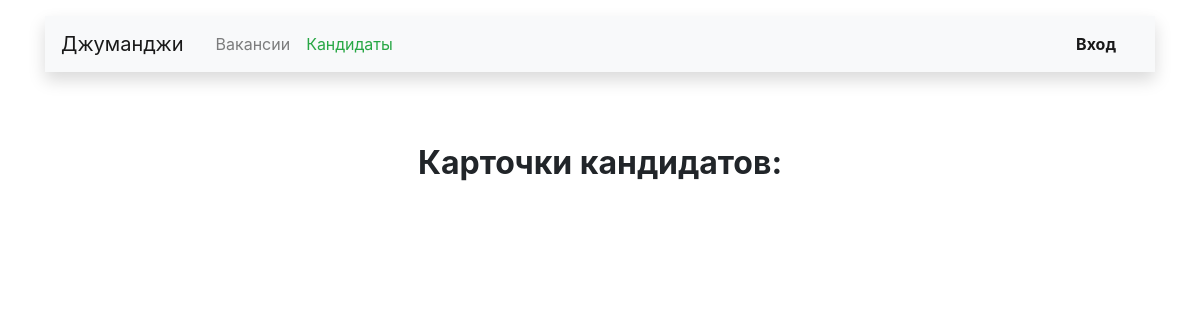
The page /resume/ on the database as committed earlier.
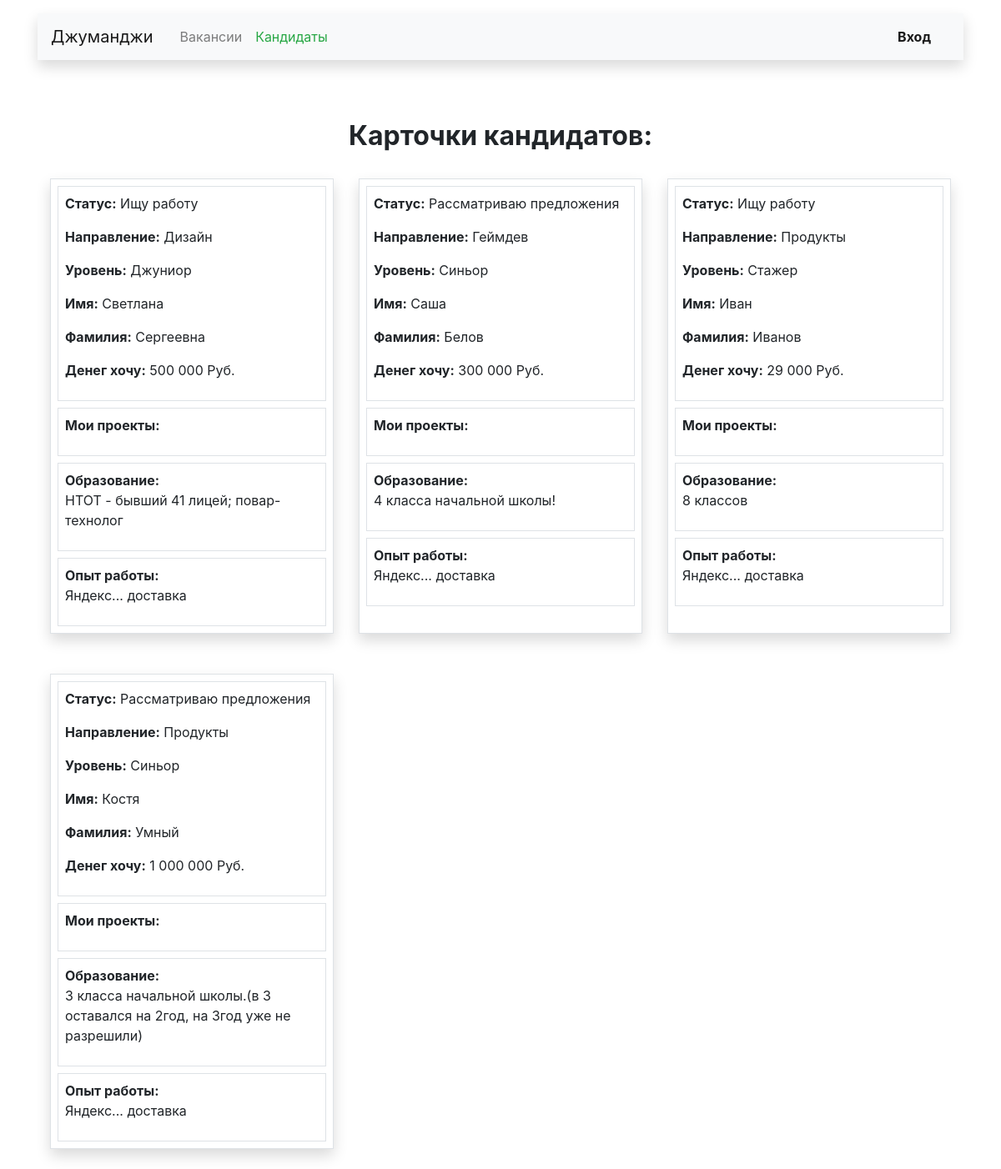
The same page on the database as committed later.
### main/models.py (models this page shows, shortened)
class Resume(models.Model):
    class Status(models.TextChoices):
        MAX_ACTIVE = 'max_active', 'Ищу работу'
        ACTIVE = 'active', 'Рассматриваю предложения'
        NON_ACTIVE = 'non_active', 'Не ищу работу'
    class Grade(models.TextChoices):
        INTERN = 'intern', 'Стажер'
        JUNIOR = 'Junior', 'Джуниор'
        MIDDLE = 'middle', 'Миддл'
        SENIOR = 'senior', 'Синьор'
        LID = 'lid', 'Лид'
    user = models.OneToOneField(
        User,
        on_delete=models.CASCADE,
        related_name='my_resume',
        verbose_name='Резюме',
    )
    name = models.CharField(max_length=80, verbose_name='Имя')
    surname = models.CharField(max_length=80, verbose_name='Фамилия')
    status = models.CharField(
        max_length=26,
        choices=Status.choices,
        default=Status.MAX_ACTIVE,
        verbose_name='Готовность к работе',
    )
    salary = models.IntegerField(default=1, verbose_name='Вознаграждение')
    specialty = models.ForeignKey(
        Specialty,
        on_delete=models.CASCADE,
        to_field="code",
        related_name="resume",
        verbose_name='Специализация',
    )
    grade = models.CharField(
        max_length=20,
        choices=Grade.choices,
        default=Grade.MIDDLE,
        verbose_name='Квалификация',
    )
    education = models.TextField(
        blank=True,
        default='4 класса начальной школы.',
        verbose_name='Образование',
    )
    experience = models.TextField(
        blank=True,
        default='Яндекс...  доставка',
        verbose_name='Опыт работы',
    )
    portfolio = models.URLField(
        blank=True,
        max_length=120,
        verbose_name='Портфолио',
    )
    class Meta:
        verbose_name = 'Резюме'
        verbose_name_plural = verbose_name

class Specialty(models.Model):
    code = models.CharField(max_length=30, unique=True, verbose_name='Код')
    title = models.CharField(max_length=30, verbose_name='Направление')
    picture = models.ImageField(
        upload_to='specialties',
        default='https://place-hold.it/100x60',
        blank=True,
        verbose_name='Картинка',
    )
    def __str__(self):
        return self.title
    class Meta:
        verbose_name = 'Специализацию'
        verbose_name_plural = 'Специализации'

### main/views/myresume.py (the view)
# urls.py: path('resume/', myresume_views.AllResumeView.as_view(), name='all_resume'),
class AllResumeView(ListView):
    model = Resume
    template_name = 'main/myresume/view_all_resume.html'
    def get_queryset(self):
        return super().get_queryset().select_related('specialty')

### main/templates/main/myresume/view_all_resume.html (shortened to what this page needs)
{% extends 'main/main_layout.html' %}
{% load humanize %}
{% block custom_body %}
    <main class="container mt-3">
        <section>
            <h2 class="h2 text-center mx-auto mt-4 pt-5">
                <strong>Карточки кандидатов:</strong>
            </h2>
            <div class="d-flex mx-auto row">
                {% for object in object_list %}
                    <div class="my-4 col-lg-4 col-md-6 col-sm-12">
                        <div class="p-2 border shadow h-100">
                            <div class="p-2 border mb-2">
                                <p class=""><b>Статус:</b> {{ object.get_status_display }}</p>
                                <p class=""><b>Направление:</b> {{ object.specialty }}</p>
                                <p class=""><b>Уровень:</b> {{ object.get_grade_display }}</p>
                                <p class=""><b>Имя:</b> {{ object.name }}</p>
                                <p class=""><b>Фамилия:</b> {{ object.surname }}</p>
                                <p class=""><b>Денег хочу:</b> {{ object.salary | intcomma }} Руб.</p>
                            </div>
                            <div>
                                <div class="p-2 border mb-2">
                                    <span><b>Мои проекты:</b></span>
                                </div>
                                <div class="p-2 border mb-2">
                                    <span><b>Образование:</b></span>
                                    <p>{{ object.education }}</p>
                                </div>
                                <div class="p-2 border">
                                    <span><b>Опыт работы:</b></span>
                                    <p>{{ object.experience }}</p>
                                </div>
                            </div>
                        </div>
                    </div>
                {% endfor %}
            </div>
        </section>
    </main>
{% endblock %}

Rows that differ between the two databases and show on the page:
added Resume: status "Ищу работу", specialty "Дизайн", grade "Джуниор", name "Светлана", surname "Сергеевна", salary "500 000", education "НТОТ - бывший 41 лицей; повар-технолог", experience "Яндекс... доставка"
added Resume: status "Рассматриваю предложения", specialty "Геймдев", grade "Синьор", name "Саша", surname "Белов", salary "300 000", education "4 класса начальной школы!", experience "Яндекс... доставка"
added Resume: status "Ищу работу", specialty "Продукты", grade "Стажер", name "Иван", surname "Иванов", salary "29 000", education "8 классов", experience "Яндекс... доставка"
added Resume: status "Рассматриваю предложения", specialty "Продукты", grade "Синьор", name "Костя", surname "Умный", salary "1 000 000", education "3 класса начальной школы.(в 3 оставался на 2год, на 3год уже не разрешили)", experience "Яндекс... доставка"
